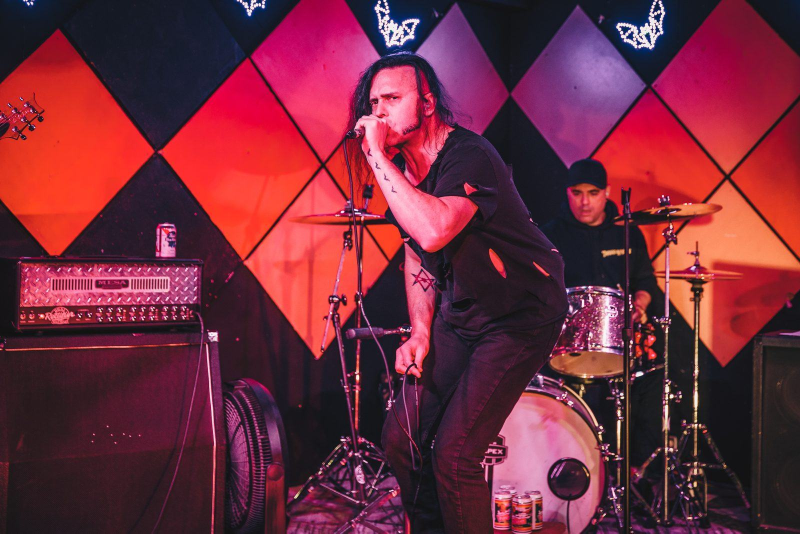
#> input picture images/granite/hero.jpg, 1600 x 1067 px (shown at 1/2 size)
$ python build_epk_cards.py ../images/epk/granite-epk-card.jpg
#> lines starting #> are read from the running program, lines starting #| are printed output that depends on the picture
#!/usr/bin/env python3
"""A share card for each press kit.

Both kits already had an og:image, but it was the raw hero photograph: 1600x1067
handed to a slot that crops to 1200x630, so whoever saw it got an arbitrary
middle band of a picture with no band name, no context and no hint that the
link is a press kit rather than a gig photo. Both pages now carry a Share
button, which makes the card the first thing anyone sees of them.

So: a purpose-built 1200x630. Granite gets its logo, which is the one band here
that has one. Lift the Anchor gets its name set in the site's display face,
which is what its own EPK does in place of a logo it does not have.

    python3 tools/build_epk_cards.py [--check]
"""

import os
import sys

from PIL import Image, ImageDraw, ImageFilter, ImageFont

ROOT = os.path.dirname(os.path.dirname(os.path.abspath(__file__)))
OUT = os.path.join(ROOT, "images", "epk")

W, H = 1200, 630
PAD = 78
HOT = (232, 103, 42)
PAPER = (246, 243, 240)
DIM = (176, 170, 164)

WOFF2 = {"display": os.path.join(ROOT, "fonts", "KilnSansSpiked.woff2"),
         "text": os.path.join(ROOT, "fonts", "KilnSansRegular.woff2")}
_cache = {}

KITS = [
    {"out": "granite-epk-card.jpg",
     "hero": "images/granite/hero.jpg",
     "logo": "images/granite/logo.png",
     "name": "GRANITE",
     "meta": "METAL · GRUNGE  ·  VANCOUVER, BC"},
    {"out": "lift-the-anchor-epk-card.jpg",
     "hero": "images/lift-the-anchor/hero.jpg",
     "logo": None,                       # no logo file exists for them
     "name": "LIFT THE ANCHOR",
     "meta": "PUNK ROCK  ·  VANCOUVER, BC"},
]


def ttf(kind):
    if kind not in _cache:
        from fontTools.ttLib import TTFont
        import tempfile
        f = TTFont(WOFF2[kind]); f.flavor = None
        p = os.path.join(tempfile.gettempdir(), "epk-%s.ttf" % kind)
        f.save(p); _cache[kind] = p
    return _cache[kind]


def font(kind, size):
    return ImageFont.truetype(ttf(kind), size)


def backdrop(path):
#> called with path = 'images/granite/hero.jpg'
    im = Image.open(os.path.join(ROOT, path)).convert("RGB")
#> im is the input picture: PIL image 1600x1067 RGB; mean R, G, B 113.4, 43.3, 59.9
    s = max(W / im.width, H / im.height)
#> s = 0.75
    im = im.resize((round(im.width * s), round(im.height * s)), Image.LANCZOS)
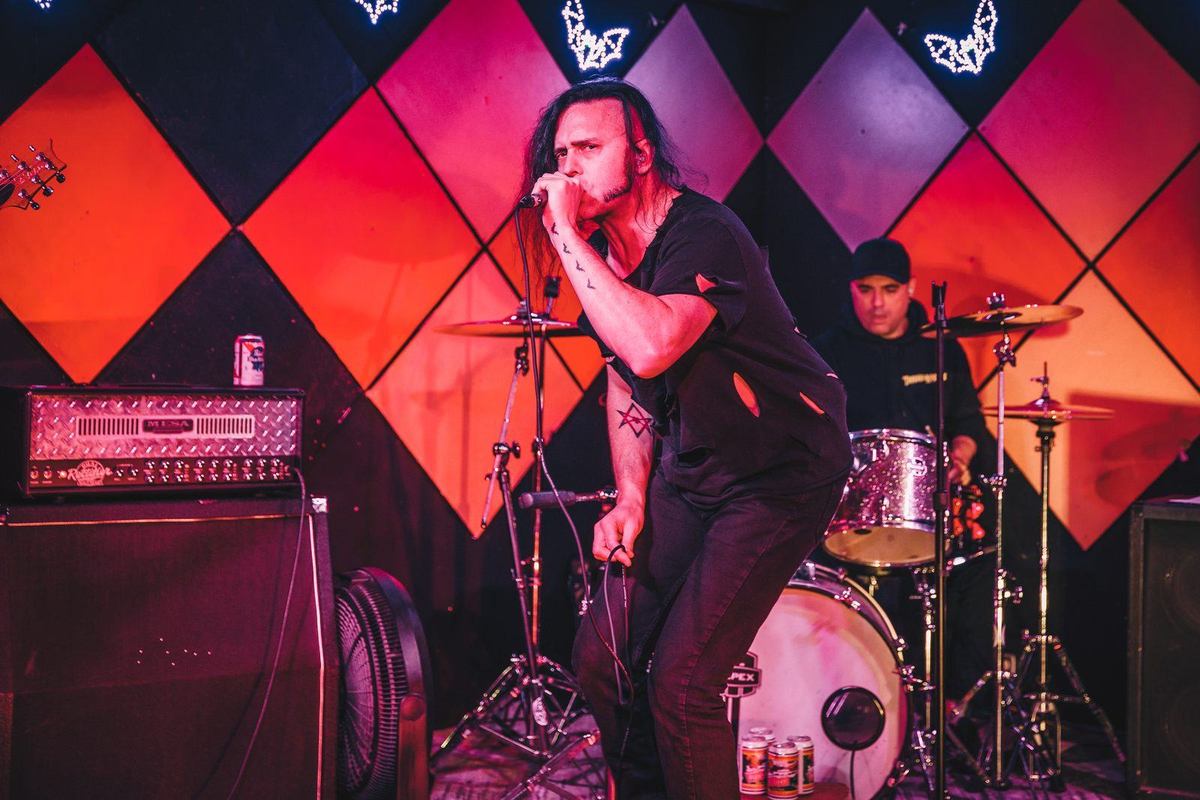
#> im: PIL image 1200x800 RGB; mean R, G, B 113.4, 43.3, 59.9
    im = im.crop(((im.width - W) // 2, (im.height - H) // 2,
                  (im.width - W) // 2 + W, (im.height - H) // 2 + H))
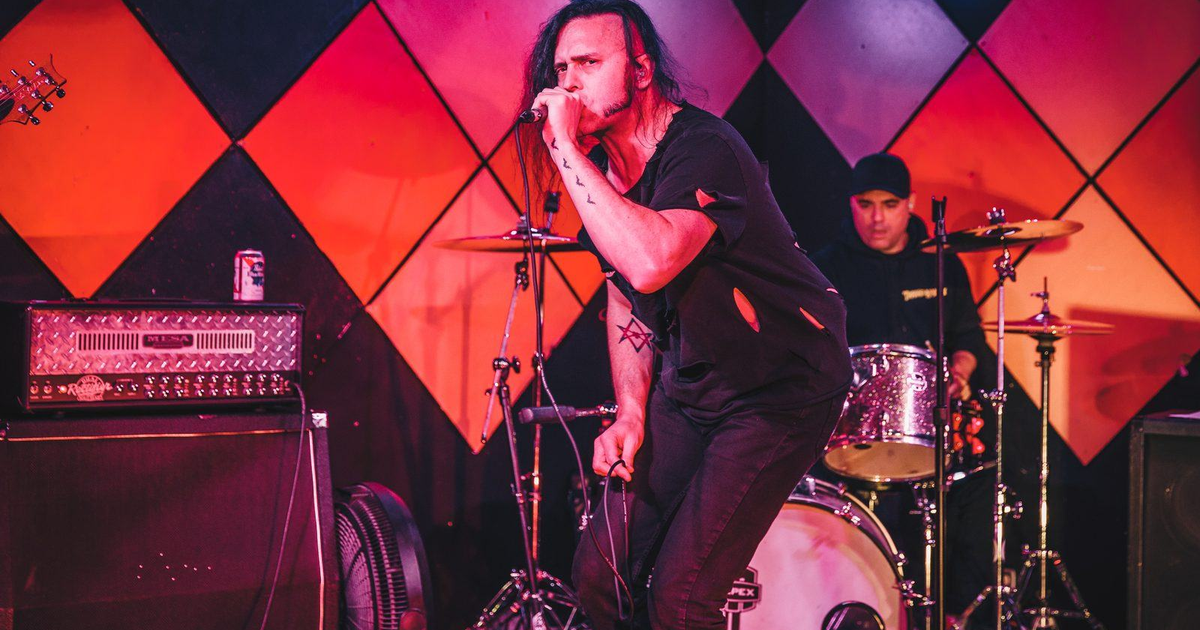
#> im: PIL image 1200x630 RGB; mean R, G, B 125, 45.2, 60.1
    im = im.filter(ImageFilter.GaussianBlur(2))
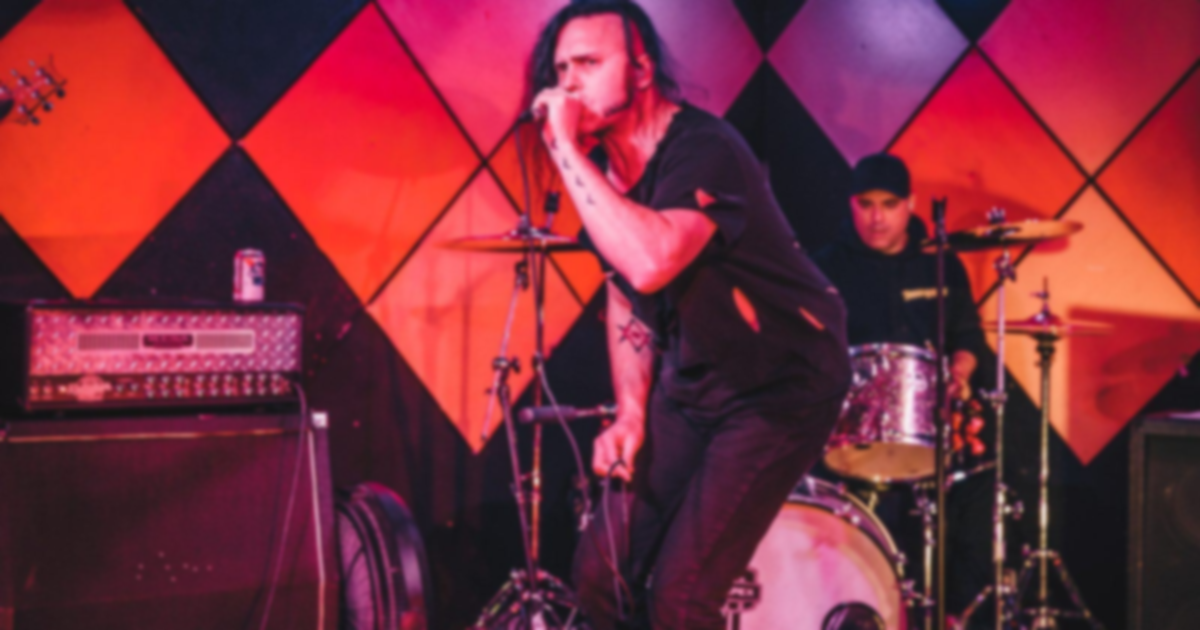
#> im: PIL image 1200x630 RGB; mean R, G, B 125, 45.2, 60.1
    # Heavier than the band cards: a logo is a flat shape with no outline of
    # its own, so it needs a calmer field behind it than type does.
    shade = Image.new("RGB", (W, H), (10, 9, 9))
    return Image.blend(im, shade, 0.62)
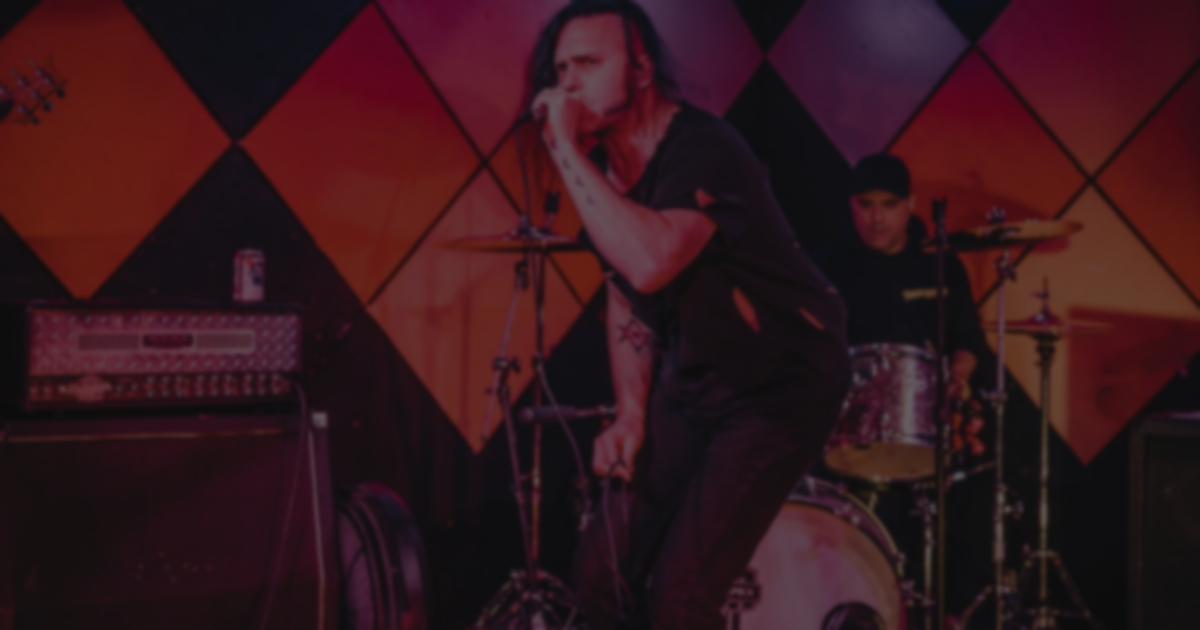
#> returned value: PIL image 1200x630 RGB; mean R, G, B 53.2, 22.2, 27.9


def card(kit):
    im = backdrop(kit["hero"])
    d = ImageDraw.Draw(im)

    eyebrow = font("text", 24)
    d.text((PAD, PAD), "ELECTRONIC PRESS KIT", font=eyebrow, fill=HOT)

    if kit["logo"]:
        logo = Image.open(os.path.join(ROOT, kit["logo"])).convert("RGBA")
        box_w = W - PAD * 2
        box_h = 250
        sc = min(box_w / logo.width, box_h / logo.height)
        lw, lh = round(logo.width * sc), round(logo.height * sc)
        logo = logo.resize((lw, lh), Image.LANCZOS)
        im.paste(logo, (PAD, (H - lh) // 2 - 10), logo)
    else:
        # No logo on file, so the name carries it -- the same choice the kit
        # itself makes.
        size = 104
        while size > 44:
            f = font("display", size)
            if d.textlength(kit["name"], font=f) <= W - PAD * 2:
                break
            size -= 4
        f = font("display", size)
        bbox = d.textbbox((0, 0), kit["name"], font=f)
        d.text((PAD, (H - (bbox[3] - bbox[1])) // 2 - 16), kit["name"], font=f, fill=PAPER)

    meta = font("text", 25)
    d.text((PAD, H - PAD - 56), kit["meta"], font=meta, fill=(219, 214, 209))
    foot = font("text", 22)
    d.text((PAD, H - PAD - 16), "mikidrummer.ca", font=foot, fill=DIM)

    d.rectangle([0, H - 9, W, H], fill=HOT)
    return im


def main():
    os.makedirs(OUT, exist_ok=True)
    if "--check" in sys.argv:
        missing = [k["out"] for k in KITS
                   if not os.path.exists(os.path.join(OUT, k["out"]))]
        print("%d of %d press kit cards present" % (len(KITS) - len(missing), len(KITS)))
        for m in missing:
            print("  missing:", m)
        return 1 if missing else 0

    for kit in KITS:
        p = os.path.join(OUT, kit["out"])
        card(kit).save(p, "JPEG", quality=86, optimize=True, progressive=True)
        print("%-34s %dx%d  %5.0f KB" % (kit["out"], W, H, os.path.getsize(p) / 1024))
    return 0


if __name__ == "__main__":
#> (the run stopped early here; a loop or call above may not have finished)
